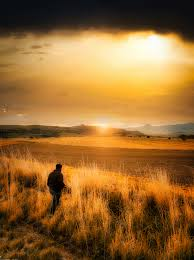
#> input picture week_3/img/person.jpeg, 194 x 260 px
$ jupyter execute practice-2.ipynb
#> lines starting #> are read from the running program, lines starting #| are printed output that depends on the picture
[cell 1]
import numpy as np
import matplotlib.pyplot as plt
import cv2 as cv
img = cv.imread('img/person.jpeg', 0)
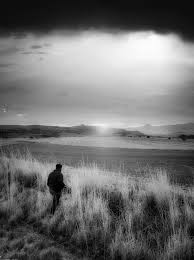
#> img: shape (260, 194); min 0, max 255, mean 113

#Plot the original image
plt.subplot(1, 2, 1)
plt.title("Original")
plt.imshow(img)

rows, cols = img.shape
#> rows = 260; cols = 194
M = np.float32([[1, 0, 0], [0, -1, rows], [0, 0, 1]])
#> M = [[1, 0, 0], [0, -1, 260], [0, 0, 1]]
reflected_img = cv.warpPerspective(img, M, (int(cols), int(rows)))
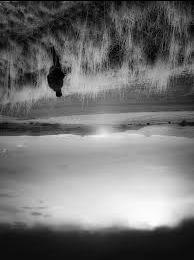
#> reflected_img: shape (260, 194); min 0, max 255, mean 112.9

#Plot the original image
plt.subplot(1, 2, 2)
plt.title("Reflected Image")
plt.imshow(reflected_img)

cv.imwrite('reflection_out.jpg', reflected_img)
cv.waitKey(0)
#cv.destroyAllWindows()
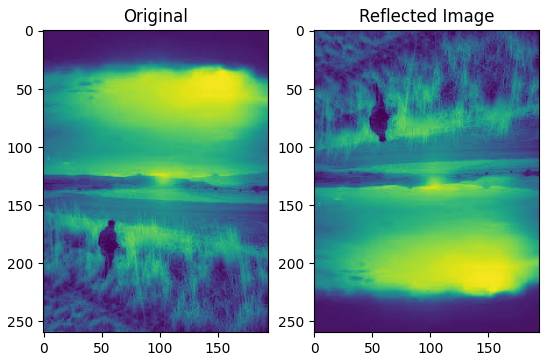
#> figure drawn by matplotlib, 2 panels

$ run again, with week_3/img/chameleon.jpeg copied over week_3/img/person.jpeg
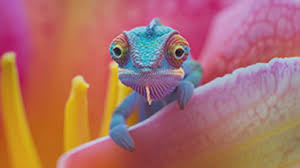
#> input picture week_3/img/chameleon.jpeg, 300 x 168 px
#> `reflected_img = cv.warpPerspective(img, M, (int(cols), int(rows)))`:
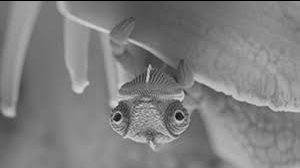
#> reflected_img: shape (168, 300); min 0, max 216, mean 126.8
#> `[cell 1] import numpy as np import matplotlib.pyplot as plt import cv2..`:
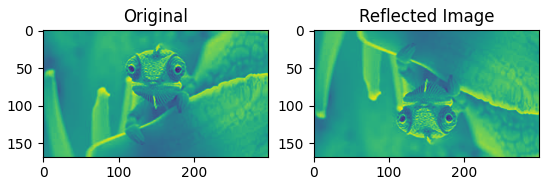
#> figure drawn by matplotlib, 2 panels

$ run again, with week_3/img/elephant.jpeg copied over week_3/img/person.jpeg
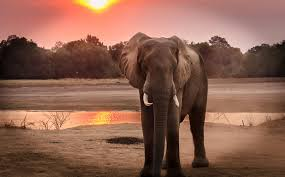
#> input picture week_3/img/elephant.jpeg, 285 x 177 px
#> `reflected_img = cv.warpPerspective(img, M, (int(cols), int(rows)))`:
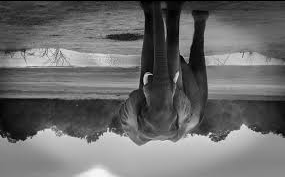
#> reflected_img: shape (177, 285); min 0, max 247, mean 106.8
#> `[cell 1] import numpy as np import matplotlib.pyplot as plt import cv2..`:
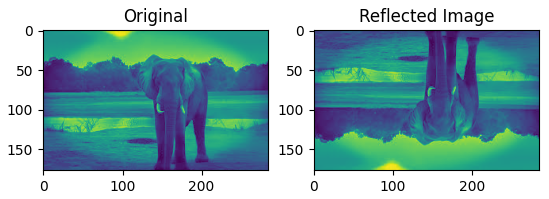
#> figure drawn by matplotlib, 2 panels

$ run again, with week_3/img/hills.jpeg copied over week_3/img/person.jpeg
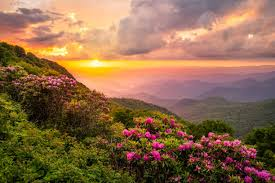
#> input picture week_3/img/hills.jpeg, 275 x 183 px
#> `reflected_img = cv.warpPerspective(img, M, (int(cols), int(rows)))`:
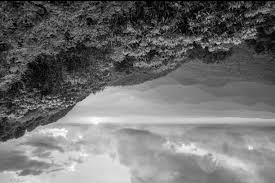
#> reflected_img: shape (183, 275); min 0, max 255, mean 111.7
#> `[cell 1] import numpy as np import matplotlib.pyplot as plt import cv2..`:
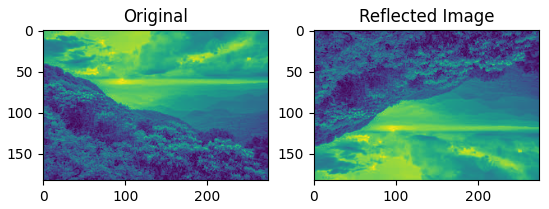
#> figure drawn by matplotlib, 2 panels
